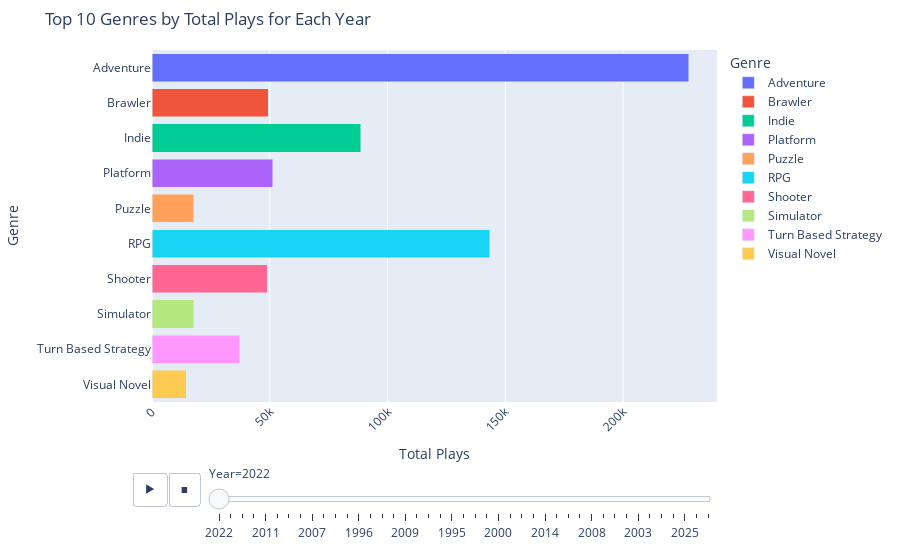

The code cell stored with this chart in its notebook:
### Code cell
import pandas as pd
from datetime import datetime
import plotly.express as px
from ast import literal_eval

df = pd.read_csv('Dataset/games.csv')

df = df[df['Release Date'] != 'releases on TBD']

df['Release Date'] = df['Release Date'].apply(lambda x: datetime.strptime(x, '%b %d, %Y'))
df['Year'] = df['Release Date'].dt.year
df['Day'] = df['Release Date'].dt.day

df['Genres'] = df['Genres'].apply(literal_eval)

def convert_to_int(value):
    if 'K' in value:
        return int(float(value.replace('K', '')) * 1000)
    else:
        return int(value)

df['Plays'] = df['Plays'].apply(convert_to_int)

df = df.explode('Genres').dropna(subset=['Genres'])

total_plays_per_genre_year = df.groupby(['Year', 'Genres'])['Plays'].sum().reset_index()

top_genres_by_year = {}
for year in df['Year'].unique():
    df_year = total_plays_per_genre_year[total_plays_per_genre_year['Year'] == year]
    top_genres_by_year[year] = df_year.groupby('Genres')['Plays'].sum().nlargest(10).index

df_top_genres = pd.DataFrame()
for year in df['Year'].unique():
    df_year = total_plays_per_genre_year[total_plays_per_genre_year['Year'] == year]
    df_year_top_genres = df_year[df_year['Genres'].isin(top_genres_by_year[year])]
    df_top_genres = pd.concat([df_top_genres, df_year_top_genres])

fig = px.bar(df_top_genres, x='Plays', y='Genres', color='Genres',
             title='Top 10 Genres by Total Plays for Each Year',
             labels={'Plays': 'Total Plays', 'Genres': 'Genre', 'Year': 'Year'},
             barmode='stack',
             animation_frame='Year',
             orientation='h'
            )

fig.update_layout(xaxis_tickangle=-45, xaxis_title='Total Plays', yaxis_title='Genre',
                  margin=dict(l=50, r=50, t=50, b=50))

fig.show()

### Figure 1 — Plotly figure (JSON) as saved in the notebook; plotly's stock layout.template omitted (floating-point values rounded to 4 significant figures)
{"data": [{"alignmentgroup": "True", "hovertemplate": "Genre=%{y}<br>Year=2022<br>Total Plays=%{x}<extra></extra>", "legendgroup": "Adventure", "marker": {"color": "#636efa", "pattern": {"shape": ""}}, "name": "Adventure", "offsetgroup": "Adventure", "orientation": "h", "showlegend": true, "textposition": "auto", "type": "bar", "x": [227839], "xaxis": "x", "y": ["Adventure"], "yaxis": "y"}, {"alignmentgroup": "True", "hovertemplate": "Genre=%{y}<br>Year=2022<br>Total Plays=%{x}<extra></extra>", "legendgroup": "Brawler", "marker": {"color": "#EF553B", "pattern": {"shape": ""}}, "name": "Brawler", "offsetgroup": "Brawler", "orientation": "h", "showlegend": true, "textposition": "auto", "type": "bar", "x": [49250], "xaxis": "x", "y": ["Brawler"], "yaxis": "y"}, {"alignmentgroup": "True", "hovertemplate": "Genre=%{y}<br>Year=2022<br>Total Plays=%{x}<extra></extra>", "legendgroup": "Indie", "marker": {"color": "#00cc96", "pattern": {"shape": ""}}, "name": "Indie", "offsetgroup": "Indie", "orientation": "h", "showlegend": true, "textposition": "auto", "type": "bar", "x": [88547], "xaxis": "x", "y": ["Indie"], "yaxis": "y"}, {"alignmentgroup": "True", "hovertemplate": "Genre=%{y}<br>Year=2022<br>Total Plays=%{x}<extra></extra>", "legendgroup": "Platform", "marker": {"color": "#ab63fa", "pattern": {"shape": ""}}, "name": "Platform", "offsetgroup": "Platform", "orientation": "h", "showlegend": true, "textposition": "auto", "type": "bar", "x": [51165], "xaxis": "x", "y": ["Platform"], "yaxis": "y"}, {"alignmentgroup": "True", "hovertemplate": "Genre=%{y}<br>Year=2022<br>Total Plays=%{x}<extra></extra>", "legendgroup": "Puzzle", "marker": {"color": "#FFA15A", "pattern": {"shape": ""}}, "name": "Puzzle", "offsetgroup": "Puzzle", "orientation": "h", "showlegend": true, "textposition": "auto", "type": "bar", "x": [17672], "xaxis": "x", "y": ["Puzzle"], "yaxis": "y"}, {"alignmentgroup": "True", "hovertemplate": "Genre=%{y}<br>Year=2022<br>Total Plays=%{x}<extra></extra>", "legendgroup": "RPG", "marker": {"color": "#19d3f3", "pattern": {"shape": ""}}, "name": "RPG", "offsetgroup": "RPG", "orientation": "h", "showlegend": true, "textposition": "auto", "type": "bar", "x": [143362], "xaxis": "x", "y": ["RPG"], "yaxis": "y"}, {"alignmentgroup": "True", "hovertemplate": "Genre=%{y}<br>Year=2022<br>Total Plays=%{x}<extra></extra>", "legendgroup": "Shooter", "marker": {"color": "#FF6692", "pattern": {"shape": ""}}, "name": "Shooter", "offsetgroup": "Shooter", "orientation": "h", "showlegend": true, "textposition": "auto", "type": "bar", "x": [48942], "xaxis": "x", "y": ["Shooter"], "yaxis": "y"}, {"alignmentgroup": "True", "hovertemplate": "Genre=%{y}<br>Year=2022<br>Total Plays=%{x}<extra></extra>", "legendgroup": "Simulator", "marker": {"color": "#B6E880", "pattern": {"shape": ""}}, "name": "Simulator", "offsetgroup": "Simulator", "orientation": "h", "showlegend": true, "textposition": "auto", "type": "bar", "x": [17661], "xaxis": "x", "y": ["Simulator"], "yaxis": "y"}, {"alignmentgroup": "True", "hovertemplate": "Genre=%{y}<br>Year=2022<br>Total Plays=%{x}<extra></extra>", "legendgroup": "Turn Based Strategy", "marker": {"color": "#FF97FF", "pattern": {"shape": ""}}, "name": "Turn Based Strategy", "offsetgroup": "Turn Based Strategy", "orientation": "h", "showlegend": true, "textposition": "auto", "type": "bar", "x": [37155], "xaxis": "x", "y": ["Turn Based Strategy"], "yaxis": "y"}, {"alignmentgroup": "True", "hovertemplate": "Genre=%{y}<br>Year=2022<br>Total Plays=%{x}<extra></extra>", "legendgroup": "Visual Novel", "marker": {"color": "#FECB52", "pattern": {"shape": ""}}, "name": "Visual Novel", "offsetgroup": "Visual Novel", "orientation": "h", "showlegend": true, "textposition": "auto", "type": "bar", "x": [14458], "xaxis": "x", "y": ["Visual Novel"], "yaxis": "y"}], "layout": {"barmode": "stack", "legend": {"title": {"text": "Genre"}, "tracegroupgap": 0}, "margin": {"b": 50, "l": 50, "r": 50, "t": 50}, "sliders": [{"active": 0, "currentvalue": {"prefix": "Year="}, "len": 0.9, "pad": {"b": 10, "t": 60}, "steps": [{"args": [["2022"], {"frame": {"duration": 0, "redraw": true}, "fromcurrent": true, "mode": "immediate", "transition": {"duration": 0, "easing": "linear"}}], "label": "2022", "method": "animate"}, {"args": [["2019"], {"frame": {"duration": 0, "redraw": true}, "fromcurrent": true, "mode": "immediate", "transition": {"duration": 0, "easing": "linear"}}], "label": "2019", "method": "animate"}, {"args": [["2017"], {"frame": {"duration": 0, "redraw": true}, "fromcurrent": true, "mode": "immediate", "transition": {"duration": 0, "easing": "linear"}}], "label": "2017", "method": "animate"}, {"args": [["2015"], {"frame": {"duration": 0, "redraw": true}, "fromcurrent": true, "mode": "immediate", "transition": {"duration": 0, "easing": "linear"}}], "label": "2015", "method": "animate"}, {"args": [["2011"], {"frame": {"duration": 0, "redraw": true}, "fromcurrent": true, "mode": "immediate", "transition": {"duration": 0, "easing": "linear"}}], "label": "2011", "method": "animate"}, {"args": [["2020"], {"frame": {"duration": 0, "redraw": true}, "fromcurrent": true, "mode": "immediate", "transition": {"duration": 0, "easing": "linear"}}], "label": "2020", "method": "animate"}, {"args": [["2021"], {"frame": {"duration": 0, "redraw": true}, "fromcurrent": true, "mode": "immediate", "transition": {"duration": 0, "easing": "linear"}}], "label": "2021", "method": "animate"}, {"args": [["2018"], {"frame": {"duration": 0, "redraw": true}, "fromcurrent": true, "mode": "immediate", "transition": {"duration": 0, "easing": "linear"}}], "label": "2018", "method": "animate"}, {"args": [["2007"], {"frame": {"duration": 0, "redraw": true}, "fromcurrent": true, "mode": "immediate", "transition": {"duration": 0, "easing": "linear"}}], "label": "2007", "method": "animate"}, {"args": [["2023"], {"frame": {"duration": 0, "redraw": true}, "fromcurrent": true, "mode": "immediate", "transition": {"duration": 0, "easing": "linear"}}], "label": "2023", "method": "animate"}, {"args": [["2013"], {"frame": {"duration": 0, "redraw": true}, "fromcurrent": true, "mode": "immediate", "transition": {"duration": 0, "easing": "linear"}}], "label": "2013", "method": "animate"}, {"args": [["2016"], {"frame": {"duration": 0, "redraw": true}, "fromcurrent": true, "mode": "immediate", "transition": {"duration": 0, "easing": "linear"}}], "label": "2016", "method": "animate"}, {"args": [["1996"], {"frame": {"duration": 0, "redraw": true}, "fromcurrent": true, "mode": "immediate", "transition": {"duration": 0, "easing": "linear"}}], "label": "1996", "method": "animate"}, {"args": [["1997"], {"frame": {"duration": 0, "redraw": true}, "fromcurrent": true, "mode": "immediate", "transition": {"duration": 0, "easing": "linear"}}], "label": "1997", "method": "animate"}, {"args": [["2012"], {"frame": {"duration": 0, "redraw": true}, "fromcurrent": true, "mode": "immediate", "transition": {"duration": 0, "easing": "linear"}}], "label": "2012", "method": "animate"}, {"args": [["2010"], {"frame": {"duration": 0, "redraw": true}, "fromcurrent": true, "mode": "immediate", "transition": {"duration": 0, "easing": "linear"}}], "label": "2010", "method": "animate"}, {"args": [["2009"], {"frame": {"duration": 0, "redraw": true}, "fromcurrent": true, "mode": "immediate", "transition": {"duration": 0, "easing": "linear"}}], "label": "2009", "method": "animate"}, {"args": [["2001"], {"frame": {"duration": 0, "redraw": true}, "fromcurrent": true, "mode": "immediate", "transition": {"duration": 0, "easing": "linear"}}], "label": "2001", "method": "animate"}, {"args": [["2005"], {"frame": {"duration": 0, "redraw": true}, "fromcurrent": true, "mode": "immediate", "transition": {"duration": 0, "easing": "linear"}}], "label": "2005", "method": "animate"}, {"args": [["1998"], {"frame": {"duration": 0, "redraw": true}, "fromcurrent": true, "mode": "immediate", "transition": {"duration": 0, "easing": "linear"}}], "label": "1998", "method": "animate"}, {"args": [["1995"], {"frame": {"duration": 0, "redraw": true}, "fromcurrent": true, "mode": "immediate", "transition": {"duration": 0, "easing": "linear"}}], "label": "1995", "method": "animate"}, {"args": [["1990"], {"frame": {"duration": 0, "redraw": true}, "fromcurrent": true, "mode": "immediate", "transition": {"duration": 0, "easing": "linear"}}], "label": "1990", "method": "animate"}, {"args": [["1994"], {"frame": {"duration": 0, "redraw": true}, "fromcurrent": true, "mode": "immediate", "transition": {"duration": 0, "easing": "linear"}}], "label": "1994", "method": "animate"}, {"args": [["1985"], {"frame": {"duration": 0, "redraw": true}, "fromcurrent": true, "mode": "immediate", "transition": {"duration": 0, "easing": "linear"}}], "label": "1985", "method": "animate"}, {"args": [["2000"], {"frame": {"duration": 0, "redraw": true}, "fromcurrent": true, "mode": "immediate", "transition": {"duration": 0, "easing": "linear"}}], "label": "2000", "method": "animate"}, {"args": [["2004"], {"frame": {"duration": 0, "redraw": true}, "fromcurrent": true, "mode": "immediate", "transition": {"duration": 0, "easing": "linear"}}], "label": "2004", "method": "animate"}, {"args": [["2002"], {"frame": {"duration": 0, "redraw": true}, "fromcurrent": true, "mode": "immediate", "transition": {"duration": 0, "easing": "linear"}}], "label": "2002", "method": "animate"}, {"args": [["2006"], {"frame": {"duration": 0, "redraw": true}, "fromcurrent": true, "mode": "immediate", "transition": {"duration": 0, "easing": "linear"}}], "label": "2006", "method": "animate"}, {"args": [["2014"], {"frame": {"duration": 0, "redraw": true}, "fromcurrent": true, "mode": "immediate", "transition": {"duration": 0, "easing": "linear"}}], "label": "2014", "method": "animate"}, {"args": [["1988"], {"frame": {"duration": 0, "redraw": true}, "fromcurrent": true, "mode": "immediate", "transition": {"duration": 0, "easing": "linear"}}], "label": "1988", "method": "animate"}, {"args": [["1993"], {"frame": {"duration": 0, "redraw": true}, "fromcurrent": true, "mode": "immediate", "transition": {"duration": 0, "easing": "linear"}}], "label": "1993", "method": "animate"}, {"args": [["1991"], {"frame": {"duration": 0, "redraw": true}, "fromcurrent": true, "mode": "immediate", "transition": {"duration": 0, "easing": "linear"}}], "label": "1991", "method": "animate"}, {"args": [["2008"], {"frame": {"duration": 0, "redraw": true}, "fromcurrent": true, "mode": "immediate", "transition": {"duration": 0, "easing": "linear"}}], "label": "2008", "method": "animate"}, {"args": [["1986"], {"frame": {"duration": 0, "redraw": true}, "fromcurrent": true, "mode": "immediate", "transition": {"duration": 0, "easing": "linear"}}], "label": "1986", "method": "animate"}, {"args": [["1989"], {"frame": {"duration": 0, "redraw": true}, "fromcurrent": true, "mode": "immediate", "transition": {"duration": 0, "easing": "linear"}}], "label": "1989", "method": "animate"}, {"args": [["1999"], {"frame": {"duration": 0, "redraw": true}, "fromcurrent": true, "mode": "immediate", "transition": {"duration": 0, "easing": "linear"}}], "label": "1999", "method": "animate"}, {"args": [["2003"], {"frame": {"duration": 0, "redraw": true}, "fromcurrent": true, "mode": "immediate", "transition": {"duration": 0, "easing": "linear"}}], "label": "2003", "method": "animate"}, {"args": [["1987"], {"frame": {"duration": 0, "redraw": true}, "fromcurrent": true, "mode": "immediate", "transition": {"duration": 0, "easing": "linear"}}], "label": "1987", "method": "animate"}, {"args": [["1980"], {"frame": {"duration": 0, "redraw": true}, "fromcurrent": true, "mode": "immediate", "transition": {"duration": 0, "easing": "linear"}}], "label": "1980", "method": "animate"}, {"args": [["1992"], {"frame": {"duration": 0, "redraw": true}, "fromcurrent": true, "mode": "immediate", "transition": {"duration": 0, "easing": "linear"}}], "label": "1992", "method": "animate"}, {"args": [["2025"], {"frame": {"duration": 0, "redraw": true}, "fromcurrent": true, "mode": "immediate", "transition": {"duration": 0, "easing": "linear"}}], "label": "2025", "method": "animate"}, {"args": [["2024"], {"frame": {"duration": 0, "redraw": true}, "fromcurrent": true, "mode": "immediate", "transition": {"duration": 0, "easing": "linear"}}], "label": "2024", "method": "animate"}, {"args": [["1982"], {"frame": {"duration": 0, "redraw": true}, "fromcurrent": true, "mode": "immediate", "transition": {"duration": 0, "easing": "linear"}}], "label": "1982", "method": "animate"}], "x": 0.1, "xanchor": "left", "y": 0, "yanchor": "top"}], "title": {"text": "Top 10 Genres by Total Plays for Each Year"}, "updatemenus": [{"buttons": [{"args": [null, {"frame": {"duration": 500, "redraw": true}, "fromcurrent": true, "mode": "immediate", "transition": {"duration": 500, "easing": "linear"}}], "label": "&#9654;", "method": "animate"}, {"args": [[null], {"frame": {"duration": 0, "redraw": true}, "fromcurrent": true, "mode": "immediate", "transition": {"duration": 0, "easing": "linear"}}], "label": "&#9724;", "method": "animate"}], "direction": "left", "pad": {"r": 10, "t": 70}, "showactive": false, "type": "buttons", "x": 0.1, "xanchor": "right", "y": 0, "yanchor": "top"}], "xaxis": {"anchor": "y", "domain": [0, 1], "tickangle": -45, "title": {"text": "Total Plays"}}, "yaxis": {"anchor": "x", "categoryarray": ["Card & Board Game", "MOBA", "Point-and-Click", "Tactical", "Music", "Fighting", "Sport", "Racing", "Strategy", "Arcade", "Visual Novel", "Turn Based Strategy", "Simulator", "Shooter", "RPG", "Puzzle", "Platform", "Indie", "Brawler", "Adventure"], "categoryorder": "array", "domain": [0, 1], "title": {"text": "Genre"}}}}
